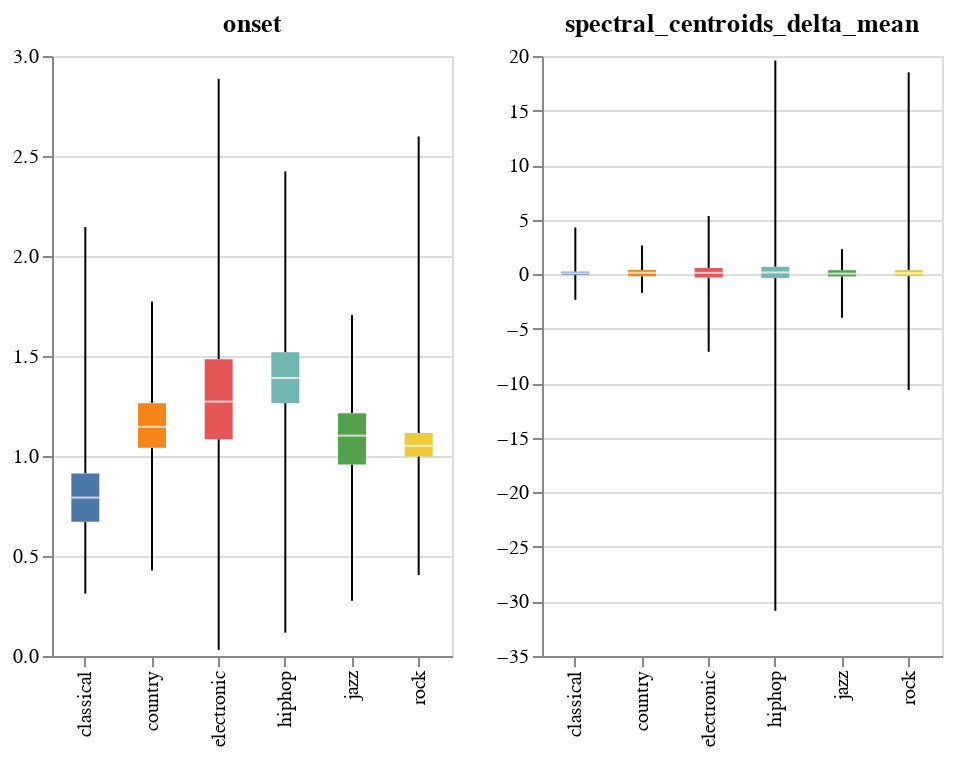

Notebook source saved alongside this figure:
### Code cell
box_plot('onset') | box_plot('spectral_centroids_delta_mean')
#visually onset shows good variability by genre, while certain other features,
#such as centroids_delta_mean do not show much variability be genre

### Figure 1 — Vega specification as saved in the notebook (floating-point values rounded to 4 significant figures)
{"$schema": "https://vega.github.io/schema/vega/v5.json", "data": [{"name": "source_0"}, {"name": "data_0", "values": [{"label": "rock", "lower_box_spectral_centroids_delta_mean": -0.1745, "lower_whisker_spectral_centroids_delta_mean": -10.61, "mid_box_spectral_centroids_delta_mean": 0.089, "upper_box_spectral_centroids_delta_mean": 0.37, "upper_whisker_spectral_centroids_delta_mean": 18.5}, {"label": "hiphop", "lower_box_spectral_centroids_delta_mean": -0.3445, "lower_whisker_spectral_centroids_delta_mean": -30.86, "mid_box_spectral_centroids_delta_mean": 0.163, "upper_box_spectral_centroids_delta_mean": 0.6739, "upper_whisker_spectral_centroids_delta_mean": 19.59}, {"label": "electronic", "lower_box_spectral_centroids_delta_mean": -0.3026, "lower_whisker_spectral_centroids_delta_mean": -7.117, "mid_box_spectral_centroids_delta_mean": 0.123, "upper_box_spectral_centroids_delta_mean": 0.5628, "upper_whisker_spectral_centroids_delta_mean": 5.331}, {"label": "jazz", "lower_box_spectral_centroids_delta_mean": -0.2085, "lower_whisker_spectral_centroids_delta_mean": -3.991, "mid_box_spectral_centroids_delta_mean": 0.054, "upper_box_spectral_centroids_delta_mean": 0.3637, "upper_whisker_spectral_centroids_delta_mean": 2.289}, {"label": "country", "lower_box_spectral_centroids_delta_mean": -0.19, "lower_whisker_spectral_centroids_delta_mean": -1.696, "mid_box_spectral_centroids_delta_mean": 0.129, "upper_box_spectral_centroids_delta_mean": 0.3835, "upper_whisker_spectral_centroids_delta_mean": 2.625}, {"label": "classical", "lower_box_spectral_centroids_delta_mean": -0.05336, "lower_whisker_spectral_centroids_delta_mean": -2.344, "mid_box_spectral_centroids_delta_mean": 0.085, "upper_box_spectral_centroids_delta_mean": 0.2298, "upper_whisker_spectral_centroids_delta_mean": 4.283}]}, {"name": "data_1", "values": [{"label": "rock", "lower_box_spectral_centroids_delta_mean": -0.1745, "lower_whisker_spectral_centroids_delta_mean": -10.61, "mid_box_spectral_centroids_delta_mean": 0.089, "upper_box_spectral_centroids_delta_mean": 0.37, "upper_whisker_spectral_centroids_delta_mean": 18.5}, {"label": "hiphop", "lower_box_spectral_centroids_delta_mean": -0.3445, "lower_whisker_spectral_centroids_delta_mean": -30.86, "mid_box_spectral_centroids_delta_mean": 0.163, "upper_box_spectral_centroids_delta_mean": 0.6739, "upper_whisker_spectral_centroids_delta_mean": 19.59}, {"label": "electronic", "lower_box_spectral_centroids_delta_mean": -0.3026, "lower_whisker_spectral_centroids_delta_mean": -7.117, "mid_box_spectral_centroids_delta_mean": 0.123, "upper_box_spectral_centroids_delta_mean": 0.5628, "upper_whisker_spectral_centroids_delta_mean": 5.331}, {"label": "jazz", "lower_box_spectral_centroids_delta_mean": -0.2085, "lower_whisker_spectral_centroids_delta_mean": -3.991, "mid_box_spectral_centroids_delta_mean": 0.054, "upper_box_spectral_centroids_delta_mean": 0.3637, "upper_whisker_spectral_centroids_delta_mean": 2.289}, {"label": "country", "lower_box_spectral_centroids_delta_mean": -0.19, "lower_whisker_spectral_centroids_delta_mean": -1.696, "mid_box_spectral_centroids_delta_mean": 0.129, "upper_box_spectral_centroids_delta_mean": 0.3835, "upper_whisker_spectral_centroids_delta_mean": 2.625}, {"label": "classical", "lower_box_spectral_centroids_delta_mean": -0.05336, "lower_whisker_spectral_centroids_delta_mean": -2.344, "mid_box_spectral_centroids_delta_mean": 0.085, "upper_box_spectral_centroids_delta_mean": 0.2298, "upper_whisker_spectral_centroids_delta_mean": 4.283}]}, {"name": "data_2", "values": [{"label": "rock", "lower_box_spectral_centroids_delta_mean": -0.1745, "lower_whisker_spectral_centroids_delta_mean": -10.61, "mid_box_spectral_centroids_delta_mean": 0.089, "upper_box_spectral_centroids_delta_mean": 0.37, "upper_whisker_spectral_centroids_delta_mean": 18.5}, {"label": "hiphop", "lower_box_spectral_centroids_delta_mean": -0.3445, "lower_whisker_spectral_centroids_delta_mean": -30.86, "mid_box_spectral_centroids_delta_mean": 0.163, "upper_box_spectral_centroids_delta_mean": 0.6739, "upper_whisker_spectral_centroids_delta_mean": 19.59}, {"label": "electronic", "lower_box_spectral_centroids_delta_mean": -0.3026, "lower_whisker_spectral_centroids_delta_mean": -7.117, "mid_box_spectral_centroids_delta_mean": 0.123, "upper_box_spectral_centroids_delta_mean": 0.5628, "upper_whisker_spectral_centroids_delta_mean": 5.331}, {"label": "jazz", "lower_box_spectral_centroids_delta_mean": -0.2085, "lower_whisker_spectral_centroids_delta_mean": -3.991, "mid_box_spectral_centroids_delta_mean": 0.054, "upper_box_spectral_centroids_delta_mean": 0.3637, "upper_whisker_spectral_centroids_delta_mean": 2.289}, {"label": "country", "lower_box_spectral_centroids_delta_mean": -0.19, "lower_whisker_spectral_centroids_delta_mean": -1.696, "mid_box_spectral_centroids_delta_mean": 0.129, "upper_box_spectral_centroids_delta_mean": 0.3835, "upper_whisker_spectral_centroids_delta_mean": 2.625}, {"label": "classical", "lower_box_spectral_centroids_delta_mean": -0.05336, "lower_whisker_spectral_centroids_delta_mean": -2.344, "mid_box_spectral_centroids_delta_mean": 0.085, "upper_box_spectral_centroids_delta_mean": 0.2298, "upper_whisker_spectral_centroids_delta_mean": 4.283}]}, {"name": "data_3", "values": [{"label": "rock", "lower_box_spectral_centroids_delta_mean": -0.1745, "lower_whisker_spectral_centroids_delta_mean": -10.61, "mid_box_spectral_centroids_delta_mean": 0.089, "upper_box_spectral_centroids_delta_mean": 0.37, "upper_whisker_spectral_centroids_delta_mean": 18.5}, {"label": "hiphop", "lower_box_spectral_centroids_delta_mean": -0.3445, "lower_whisker_spectral_centroids_delta_mean": -30.86, "mid_box_spectral_centroids_delta_mean": 0.163, "upper_box_spectral_centroids_delta_mean": 0.6739, "upper_whisker_spectral_centroids_delta_mean": 19.59}, {"label": "electronic", "lower_box_spectral_centroids_delta_mean": -0.3026, "lower_whisker_spectral_centroids_delta_mean": -7.117, "mid_box_spectral_centroids_delta_mean": 0.123, "upper_box_spectral_centroids_delta_mean": 0.5628, "upper_whisker_spectral_centroids_delta_mean": 5.331}, {"label": "jazz", "lower_box_spectral_centroids_delta_mean": -0.2085, "lower_whisker_spectral_centroids_delta_mean": -3.991, "mid_box_spectral_centroids_delta_mean": 0.054, "upper_box_spectral_centroids_delta_mean": 0.3637, "upper_whisker_spectral_centroids_delta_mean": 2.289}, {"label": "country", "lower_box_spectral_centroids_delta_mean": -0.19, "lower_whisker_spectral_centroids_delta_mean": -1.696, "mid_box_spectral_centroids_delta_mean": 0.129, "upper_box_spectral_centroids_delta_mean": 0.3835, "upper_whisker_spectral_centroids_delta_mean": 2.625}, {"label": "classical", "lower_box_spectral_centroids_delta_mean": -0.05336, "lower_whisker_spectral_centroids_delta_mean": -2.344, "mid_box_spectral_centroids_delta_mean": 0.085, "upper_box_spectral_centroids_delta_mean": 0.2298, "upper_whisker_spectral_centroids_delta_mean": 4.283}]}, {"name": "data_4", "values": [{"label": "rock", "lower_box_onset": 0.9975, "lower_whisker_onset": 0.405, "mid_box_onset": 1.051, "upper_box_onset": 1.115, "upper_whisker_onset": 2.597}, {"label": "hiphop", "lower_box_onset": 1.265, "lower_whisker_onset": 0.117, "mid_box_onset": 1.39, "upper_box_onset": 1.519, "upper_whisker_onset": 2.423}, {"label": "electronic", "lower_box_onset": 1.084, "lower_whisker_onset": 0.031, "mid_box_onset": 1.272, "upper_box_onset": 1.484, "upper_whisker_onset": 2.886}, {"label": "jazz", "lower_box_onset": 0.9577, "lower_whisker_onset": 0.276, "mid_box_onset": 1.102, "upper_box_onset": 1.214, "upper_whisker_onset": 1.705}, {"label": "country", "lower_box_onset": 1.041, "lower_whisker_onset": 0.428, "mid_box_onset": 1.146, "upper_box_onset": 1.264, "upper_whisker_onset": 1.773}, {"label": "classical", "lower_box_onset": 0.6713, "lower_whisker_onset": 0.312, "mid_box_onset": 0.792, "upper_box_onset": 0.9129, "upper_whisker_onset": 2.145}]}, {"name": "data_5", "values": [{"label": "rock", "lower_box_onset": 0.9975, "lower_whisker_onset": 0.405, "mid_box_onset": 1.051, "upper_box_onset": 1.115, "upper_whisker_onset": 2.597}, {"label": "hiphop", "lower_box_onset": 1.265, "lower_whisker_onset": 0.117, "mid_box_onset": 1.39, "upper_box_onset": 1.519, "upper_whisker_onset": 2.423}, {"label": "electronic", "lower_box_onset": 1.084, "lower_whisker_onset": 0.031, "mid_box_onset": 1.272, "upper_box_onset": 1.484, "upper_whisker_onset": 2.886}, {"label": "jazz", "lower_box_onset": 0.9577, "lower_whisker_onset": 0.276, "mid_box_onset": 1.102, "upper_box_onset": 1.214, "upper_whisker_onset": 1.705}, {"label": "country", "lower_box_onset": 1.041, "lower_whisker_onset": 0.428, "mid_box_onset": 1.146, "upper_box_onset": 1.264, "upper_whisker_onset": 1.773}, {"label": "classical", "lower_box_onset": 0.6713, "lower_whisker_onset": 0.312, "mid_box_onset": 0.792, "upper_box_onset": 0.9129, "upper_whisker_onset": 2.145}]}, {"name": "data_6", "values": [{"label": "rock", "lower_box_onset": 0.9975, "lower_whisker_onset": 0.405, "mid_box_onset": 1.051, "upper_box_onset": 1.115, "upper_whisker_onset": 2.597}, {"label": "hiphop", "lower_box_onset": 1.265, "lower_whisker_onset": 0.117, "mid_box_onset": 1.39, "upper_box_onset": 1.519, "upper_whisker_onset": 2.423}, {"label": "electronic", "lower_box_onset": 1.084, "lower_whisker_onset": 0.031, "mid_box_onset": 1.272, "upper_box_onset": 1.484, "upper_whisker_onset": 2.886}, {"label": "jazz", "lower_box_onset": 0.9577, "lower_whisker_onset": 0.276, "mid_box_onset": 1.102, "upper_box_onset": 1.214, "upper_whisker_onset": 1.705}, {"label": "country", "lower_box_onset": 1.041, "lower_whisker_onset": 0.428, "mid_box_onset": 1.146, "upper_box_onset": 1.264, "upper_whisker_onset": 1.773}, {"label": "classical", "lower_box_onset": 0.6713, "lower_whisker_onset": 0.312, "mid_box_onset": 0.792, "upper_box_onset": 0.9129, "upper_whisker_onset": 2.145}]}, {"name": "data_7", "values": [{"label": "rock", "lower_box_onset": 0.9975, "lower_whisker_onset": 0.405, "mid_box_onset": 1.051, "upper_box_onset": 1.115, "upper_whisker_onset": 2.597}, {"label": "hiphop", "lower_box_onset": 1.265, "lower_whisker_onset": 0.117, "mid_box_onset": 1.39, "upper_box_onset": 1.519, "upper_whisker_onset": 2.423}, {"label": "electronic", "lower_box_onset": 1.084, "lower_whisker_onset": 0.031, "mid_box_onset": 1.272, "upper_box_onset": 1.484, "upper_whisker_onset": 2.886}, {"label": "jazz", "lower_box_onset": 0.9577, "lower_whisker_onset": 0.276, "mid_box_onset": 1.102, "upper_box_onset": 1.214, "upper_whisker_onset": 1.705}, {"label": "country", "lower_box_onset": 1.041, "lower_whisker_onset": 0.428, "mid_box_onset": 1.146, "upper_box_onset": 1.264, "upper_whisker_onset": 1.773}, {"label": "classical", "lower_box_onset": 0.6713, "lower_whisker_onset": 0.312, "mid_box_onset": 0.792, "upper_box_onset": 0.9129, "upper_whisker_onset": 2.145}]}, {"name": "data_6_color_domain_label_0", "values": [{"label": "rock"}, {"label": "hiphop"}, {"label": "electronic"}, {"label": "jazz"}, {"label": "country"}, {"label": "classical"}]}, {"name": "data_7_color_domain_label_1", "values": [{"label": "rock"}, {"label": "hiphop"}, {"label": "electronic"}, {"label": "jazz"}, {"label": "country"}, {"label": "classical"}]}, {"name": "data_2_color_domain_label_2", "values": [{"label": "rock"}, {"label": "hiphop"}, {"label": "electronic"}, {"label": "jazz"}, {"label": "country"}, {"label": "classical"}]}, {"name": "data_3_color_domain_label_3", "values": [{"label": "rock"}, {"label": "hiphop"}, {"label": "electronic"}, {"label": "jazz"}, {"label": "country"}, {"label": "classical"}]}, {"name": "data_4_concat_0_x_domain_label_0", "values": [{"label": "rock"}, {"label": "hiphop"}, {"label": "electronic"}, {"label": "jazz"}, {"label": "country"}, {"label": "classical"}]}, {"name": "data_5_concat_0_x_domain_label_1", "values": [{"label": "rock"}, {"label": "hiphop"}, {"label": "electronic"}, {"label": "jazz"}, {"label": "country"}, {"label": "classical"}]}, {"name": "data_6_concat_0_x_domain_label_2", "values": [{"label": "rock"}, {"label": "hiphop"}, {"label": "electronic"}, {"label": "jazz"}, {"label": "country"}, {"label": "classical"}]}, {"name": "data_7_concat_0_x_domain_label_3", "values": [{"label": "rock"}, {"label": "hiphop"}, {"label": "electronic"}, {"label": "jazz"}, {"label": "country"}, {"label": "classical"}]}, {"name": "data_0_concat_1_x_domain_label_0", "values": [{"label": "rock"}, {"label": "hiphop"}, {"label": "electronic"}, {"label": "jazz"}, {"label": "country"}, {"label": "classical"}]}, {"name": "data_1_concat_1_x_domain_label_1", "values": [{"label": "rock"}, {"label": "hiphop"}, {"label": "electronic"}, {"label": "jazz"}, {"label": "country"}, {"label": "classical"}]}, {"name": "data_2_concat_1_x_domain_label_2", "values": [{"label": "rock"}, {"label": "hiphop"}, {"label": "electronic"}, {"label": "jazz"}, {"label": "country"}, {"label": "classical"}]}, {"name": "data_3_concat_1_x_domain_label_3", "values": [{"label": "rock"}, {"label": "hiphop"}, {"label": "electronic"}, {"label": "jazz"}, {"label": "country"}, {"label": "classical"}]}], "signals": [{"name": "childWidth", "value": 200}], "marks": [{"type": "group", "name": "concat_0_group", "encode": {"update": {"height": {"signal": "height"}, "width": {"signal": "childWidth"}}}, "marks": [{"type": "rule", "name": "concat_0_layer_0_marks", "from": {"data": "data_4"}, "encode": {"update": {"x": {"field": "label", "scale": "concat_0_x", "band": 0.5}, "y2": {"field": "lower_box_onset", "scale": "concat_0_y"}, "tooltip": {"signal": "{\"Max of null\": format(datum[\"upper_whisker_onset\"], \"\"), \"Q3 of null\": format(datum[\"upper_box_onset\"], \"\"), \"Median of null\": format(datum[\"mid_box_onset\"], \"\"), \"Q1 of null\": format(datum[\"lower_box_onset\"], \"\"), \"Min of null\": format(datum[\"lower_whisker_onset\"], \"\"), \"label\": isValid(datum[\"label\"]) ? datum[\"label\"] : \"\"+datum[\"label\"]}"}, "stroke": {"value": "black"}, "y": {"field": "lower_whisker_onset", "scale": "concat_0_y"}}}, "style": ["rule", "boxplot-rule"], "aria": false}, {"type": "rule", "name": "concat_0_layer_1_marks", "from": {"data": "data_5"}, "encode": {"update": {"stroke": {"value": "black"}, "y2": {"field": "upper_whisker_onset", "scale": "concat_0_y"}, "y": {"field": "upper_box_onset", "scale": "concat_0_y"}, "x": {"field": "label", "scale": "concat_0_x", "band": 0.5}, "tooltip": {"signal": "{\"Max of null\": format(datum[\"upper_whisker_onset\"], \"\"), \"Q3 of null\": format(datum[\"upper_box_onset\"], \"\"), \"Median of null\": format(datum[\"mid_box_onset\"], \"\"), \"Q1 of null\": format(datum[\"lower_box_onset\"], \"\"), \"Min of null\": format(datum[\"lower_whisker_onset\"], \"\"), \"label\": isValid(datum[\"label\"]) ? datum[\"label\"] : \"\"+datum[\"label\"]}"}}}, "aria": false, "style": ["rule", "boxplot-rule"]}, {"type": "rect", "name": "concat_0_layer_2_marks", "from": {"data": "data_6"}, "encode": {"update": {"y": {"field": "lower_box_onset", "scale": "concat_0_y"}, "width": {"value": 14}, "tooltip": {"signal": "{\"Max of null\": format(datum[\"upper_whisker_onset\"], \"\"), \"Q3 of null\": format(datum[\"upper_box_onset\"], \"\"), \"Median of null\": format(datum[\"mid_box_onset\"], \"\"), \"Q1 of null\": format(datum[\"lower_box_onset\"], \"\"), \"Min of null\": format(datum[\"lower_whisker_onset\"], \"\"), \"label\": isValid(datum[\"label\"]) ? datum[\"label\"] : \"\"+datum[\"label\"]}"}, "y2": {"field": "upper_box_onset", "scale": "concat_0_y"}, "fill": {"field": "label", "scale": "color"}, "xc": {"field": "label", "scale": "concat_0_x", "band": 0.5}}}, "style": ["bar", "boxplot-box"]}, {"type": "rect", "name": "concat_0_layer_3_marks", "from": {"data": "data_7"}, "encode": {"update": {"xc": {"field": "label", "scale": "concat_0_x", "band": 0.5}, "fill": [{"field": "label", "scale": "color", "test": "datum['lower_box_onset'] >= datum['upper_box_onset']"}, {"value": "white"}], "width": {"value": 14}, "tooltip": {"signal": "{\"Max of null\": format(datum[\"upper_whisker_onset\"], \"\"), \"Q3 of null\": format(datum[\"upper_box_onset\"], \"\"), \"Median of null\": format(datum[\"mid_box_onset\"], \"\"), \"Q1 of null\": format(datum[\"lower_box_onset\"], \"\"), \"Min of null\": format(datum[\"lower_whisker_onset\"], \"\"), \"label\": isValid(datum[\"label\"]) ? datum[\"label\"] : \"\"+datum[\"label\"]}"}, "height": {"value": 1}, "opacity": {"value": 0.7}, "yc": {"field": "mid_box_onset", "scale": "concat_0_y"}}}, "aria": false, "style": ["tick", "boxplot-median"]}], "axes": [{"scale": "concat_0_y", "orient": "left", "zindex": 0, "gridScale": "concat_0_x", "domain": false, "grid": true, "minExtent": 0, "maxExtent": 0, "ticks": false, "labels": false, "tickCount": {"signal": "ceil(height/40)"}, "aria": false}, {"scale": "concat_0_x", "labelAngle": 270, "labelBaseline": "middle", "zindex": 0, "grid": false, "orient": "bottom", "labelAlign": "right"}, {"scale": "concat_0_y", "zindex": 0, "orient": "left", "labelOverlap": true, "tickCount": {"signal": "ceil(height/40)"}, "grid": false}], "title": {"text": "onset", "frame": "group"}, "style": "cell"}, {"type": "group", "name": "concat_1_group", "encode": {"update": {"width": {"signal": "childWidth"}, "height": {"signal": "height"}}}, "marks": [{"type": "rule", "name": "concat_1_layer_0_marks", "from": {"data": "data_0"}, "encode": {"update": {"tooltip": {"signal": "{\"Max of null\": format(datum[\"upper_whisker_spectral_centroids_delta_mean\"], \"\"), \"Q3 of null\": format(datum[\"upper_box_spectral_centroids_delta_mean\"], \"\"), \"Median of null\": format(datum[\"mid_box_spectral_centroids_delta_mean\"], \"\"), \"Q1 of null\": format(datum[\"lower_box_spectral_centroids_delta_mean\"], \"\"), \"Min of null\": format(datum[\"lower_whisker_spectral_centroids_delta_mean\"], \"\"), \"label\": isValid(datum[\"label\"]) ? datum[\"label\"] : \"\"+datum[\"label\"]}"}, "stroke": {"value": "black"}, "y2": {"field": "lower_box_spectral_centroids_delta_mean", "scale": "concat_1_y"}, "y": {"field": "lower_whisker_spectral_centroids_delta_mean", "scale": "concat_1_y"}, "x": {"field": "label", "scale": "concat_1_x", "band": 0.5}}}, "aria": false, "style": ["rule", "boxplot-rule"]}, {"type": "rule", "name": "concat_1_layer_1_marks", "from": {"data": "data_1"}, "encode": {"update": {"stroke": {"value": "black"}, "y": {"field": "upper_box_spectral_centroids_delta_mean", "scale": "concat_1_y"}, "tooltip": {"signal": "{\"Max of null\": format(datum[\"upper_whisker_spectral_centroids_delta_mean\"], \"\"), \"Q3 of null\": format(datum[\"upper_box_spectral_centroids_delta_mean\"], \"\"), \"Median of null\": format(datum[\"mid_box_spectral_centroids_delta_mean\"], \"\"), \"Q1 of null\": format(datum[\"lower_box_spectral_centroids_delta_mean\"], \"\"), \"Min of null\": format(datum[\"lower_whisker_spectral_centroids_delta_mean\"], \"\"), \"label\": isValid(datum[\"label\"]) ? datum[\"label\"] : \"\"+datum[\"label\"]}"}, "y2": {"field": "upper_whisker_spectral_centroids_delta_mean", "scale": "concat_1_y"}, "x": {"field": "label", "scale": "concat_1_x", "band": 0.5}}}, "style": ["rule", "boxplot-rule"], "aria": false}, {"type": "rect", "name": "concat_1_layer_2_marks", "from": {"data": "data_2"}, "encode": {"update": {"y": {"field": "lower_box_spectral_centroids_delta_mean", "scale": "concat_1_y"}, "width": {"value": 14}, "xc": {"field": "label", "scale": "concat_1_x", "band": 0.5}, "fill": {"field": "label", "scale": "color"}, "y2": {"field": "upper_box_spectral_centroids_delta_mean", "scale": "concat_1_y"}, "tooltip": {"signal": "{\"Max of null\": format(datum[\"upper_whisker_spectral_centroids_delta_mean\"], \"\"), \"Q3 of null\": format(datum[\"upper_box_spectral_centroids_delta_mean\"], \"\"), \"Median of null\": format(datum[\"mid_box_spectral_centroids_delta_mean\"], \"\"), \"Q1 of null\": format(datum[\"lower_box_spectral_centroids_delta_mean\"], \"\"), \"Min of null\": format(datum[\"lower_whisker_spectral_centroids_delta_mean\"], \"\"), \"label\": isValid(datum[\"label\"]) ? datum[\"label\"] : \"\"+datum[\"label\"]}"}}}, "style": ["bar", "boxplot-box"]}, {"type": "rect", "name": "concat_1_layer_3_marks", "from": {"data": "data_3"}, "encode": {"update": {"fill": [{"field": "label", "scale": "color", "test": "datum['lower_box_spectral_centroids_delta_mean'] >= datum['upper_box_spectral_centroids_delta_mean']"}, {"value": "white"}], "tooltip": {"signal": "{\"Max of null\": format(datum[\"upper_whisker_spectral_centroids_delta_mean\"], \"\"), \"Q3 of null\": format(datum[\"upper_box_spectral_centroids_delta_mean\"], \"\"), \"Median of null\": format(datum[\"mid_box_spectral_centroids_delta_mean\"], \"\"), \"Q1 of null\": format(datum[\"lower_box_spectral_centroids_delta_mean\"], \"\"), \"Min of null\": format(datum[\"lower_whisker_spectral_centroids_delta_mean\"], \"\"), \"label\": isValid(datum[\"label\"]) ? datum[\"label\"] : \"\"+datum[\"label\"]}"}, "xc": {"field": "label", "scale": "concat_1_x", "band": 0.5}, "opacity": {"value": 0.7}, "yc": {"field": "mid_box_spectral_centroids_delta_mean", "scale": "concat_1_y"}, "width": {"value": 14}, "height": {"value": 1}}}, "aria": false, "style": ["tick", "boxplot-median"]}], "axes": [{"scale": "concat_1_y", "orient": "left", "domain": false, "ticks": false, "grid": true, "maxExtent": 0, "minExtent": 0, "aria": false, "labels": false, "zindex": 0, "gridScale": "concat_1_x", "tickCount": {"signal": "ceil(height/40)"}}, {"scale": "concat_1_x", "grid": false, "labelAngle": 270, "labelBaseline": "middle", "zindex": 0, "orient": "bottom", "labelAlign": "right"}, {"scale": "concat_1_y", "zindex": 0, "labelOverlap": true, "orient": "left", "tickCount": {"signal": "ceil(height/40)"}, "grid": false}], "title": {"text": "spectral_centroids_delta_mean", "frame": "group"}, "style": "cell"}], "scales": [{"name": "color", "type": "ordinal", "domain": {"fields": [{"data": "data_6_color_domain_label_0", "field": "label"}, {"data": "data_7_color_domain_label_1", "field": "label"}, {"data": "data_2_color_domain_label_2", "field": "label"}, {"data": "data_3_color_domain_label_3", "field": "label"}], "sort": true}, "range": "category"}, {"name": "concat_0_x", "type": "band", "domain": {"fields": [{"data": "data_4_concat_0_x_domain_label_0", "field": "label"}, {"data": "data_5_concat_0_x_domain_label_1", "field": "label"}, {"data": "data_6_concat_0_x_domain_label_2", "field": "label"}, {"data": "data_7_concat_0_x_domain_label_3", "field": "label"}], "sort": true}, "range": [0, {"signal": "childWidth"}], "paddingInner": 0, "paddingOuter": 0}, {"name": "concat_0_y", "type": "linear", "domain": {"fields": [{"data": "data_4", "field": "lower_whisker_onset"}, {"data": "data_4", "field": "lower_box_onset"}, {"data": "data_5", "field": "upper_box_onset"}, {"data": "data_5", "field": "upper_whisker_onset"}, {"data": "data_6", "field": "lower_box_onset"}, {"data": "data_6", "field": "upper_box_onset"}, {"data": "data_7", "field": "mid_box_onset"}]}, "range": [{"signal": "height"}, 0], "nice": true, "zero": false}, {"name": "concat_1_x", "type": "band", "domain": {"fields": [{"data": "data_0_concat_1_x_domain_label_0", "field": "label"}, {"data": "data_1_concat_1_x_domain_label_1", "field": "label"}, {"data": "data_2_concat_1_x_domain_label_2", "field": "label"}, {"data": "data_3_concat_1_x_domain_label_3", "field": "label"}], "sort": true}, "range": [0, {"signal": "childWidth"}], "paddingInner": 0, "paddingOuter": 0}, {"name": "concat_1_y", "type": "linear", "domain": {"fields": [{"data": "data_0", "field": "lower_whisker_spectral_centroids_delta_mean"}, {"data": "data_0", "field": "lower_box_spectral_centroids_delta_mean"}, {"data": "data_1", "field": "upper_box_spectral_centroids_delta_mean"}, {"data": "data_1", "field": "upper_whisker_spectral_centroids_delta_mean"}, {"data": "data_2", "field": "lower_box_spectral_centroids_delta_mean"}, {"data": "data_2", "field": "upper_box_spectral_centroids_delta_mean"}, {"data": "data_3", "field": "mid_box_spectral_centroids_delta_mean"}]}, "range": [{"signal": "height"}, 0], "zero": false, "nice": true}], "height": 300, "padding": 5, "layout": {"padding": 20, "bounds": "full", "align": "each"}, "background": "white"}
